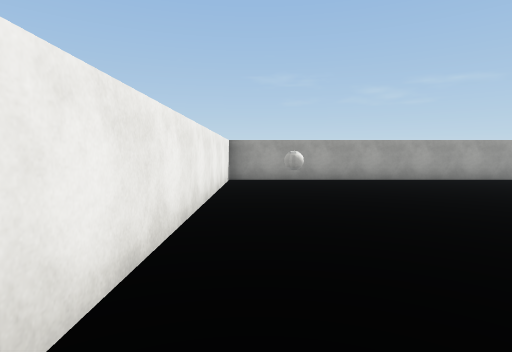
view 1 (above)

18 first-person views from a walk through a Unity game level. The camera is 1.5 m above the floor, tilts 4° down and sees 80° across. The floor is counted in squares, 2 m on a side. Each view is taken from the middle of a square. On the plan, view 1 faces up. The plan holds only what a view shows up to about 10 squares ahead; the rest is blank. The place goes on beyond the plan. The player character is not drawn. Surface patterns are stand-ins for the level's own textures.

view 2
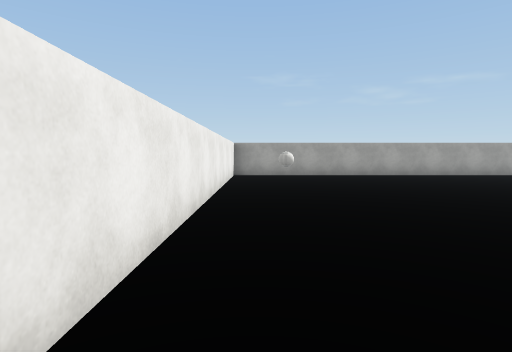

view 3
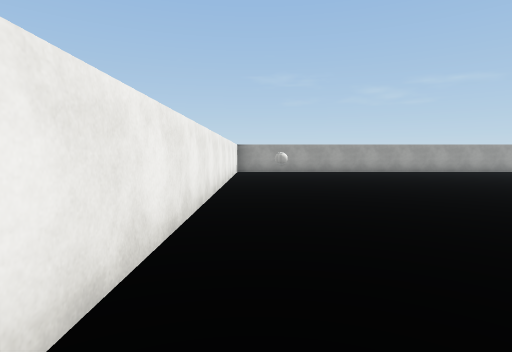

view 4
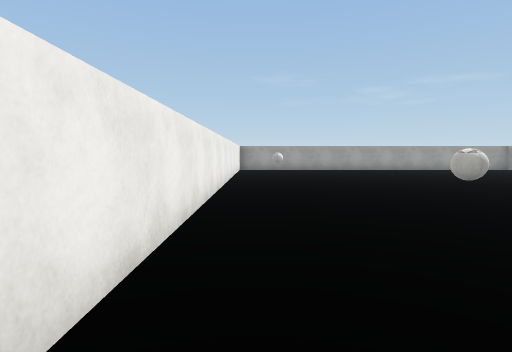

view 5
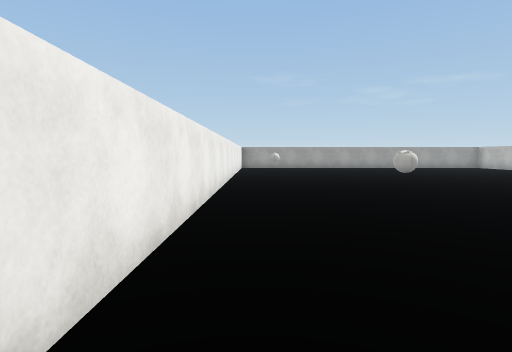

view 6
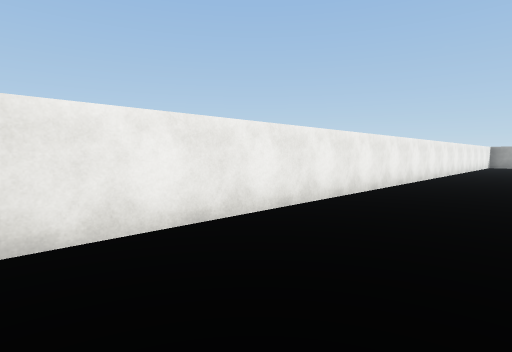

view 7
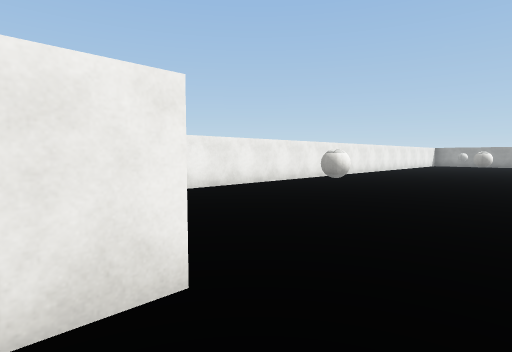

view 8
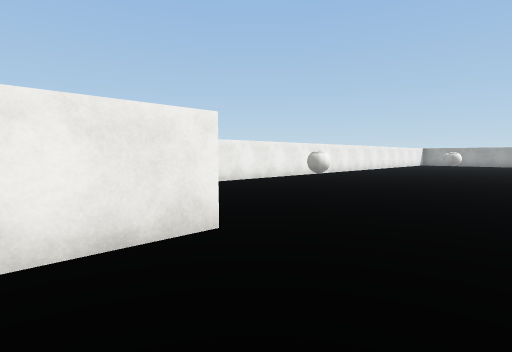

view 9
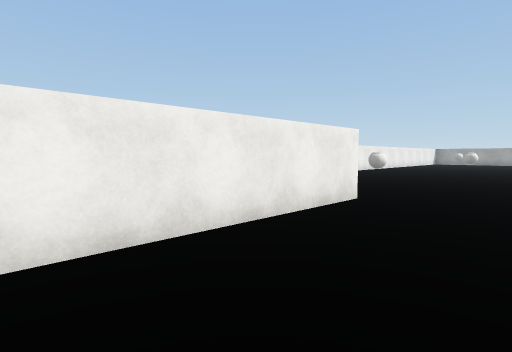

view 10
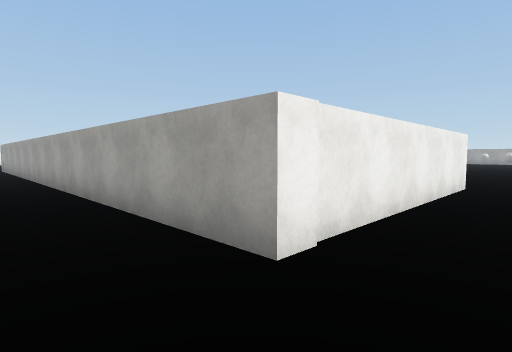

view 11
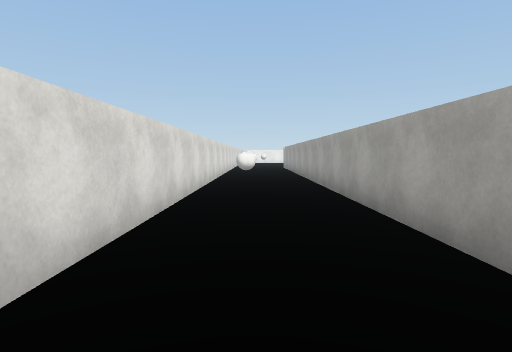

view 12
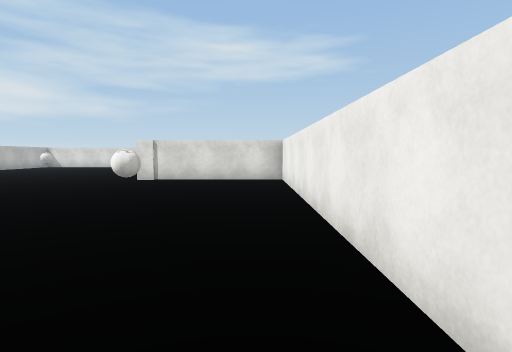

view 13
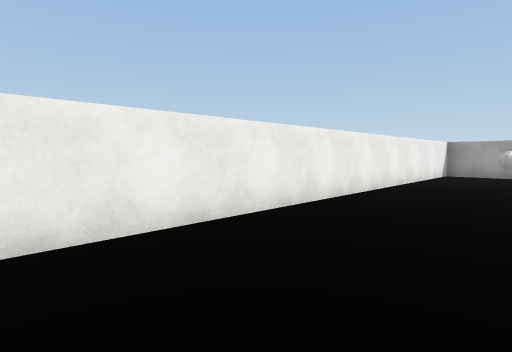

view 14
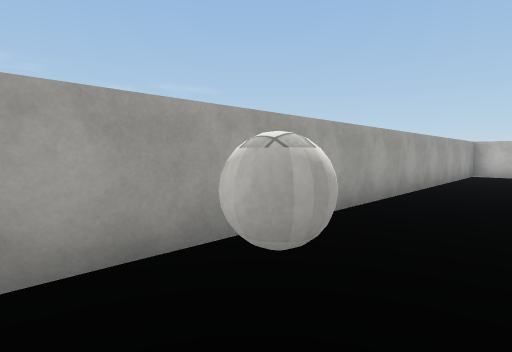

view 15
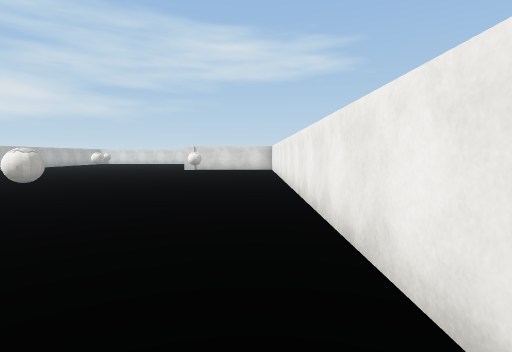

view 16
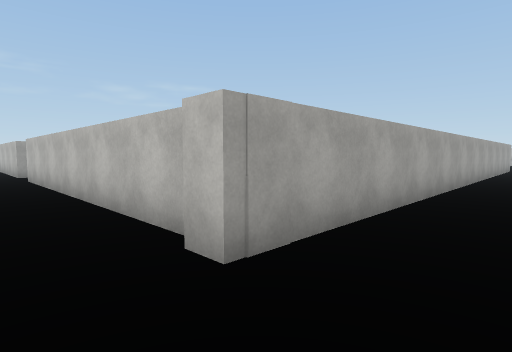

view 17
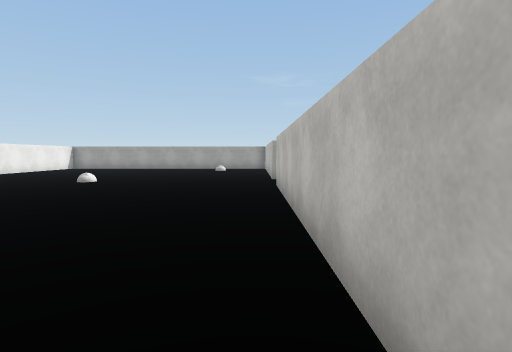

view 18
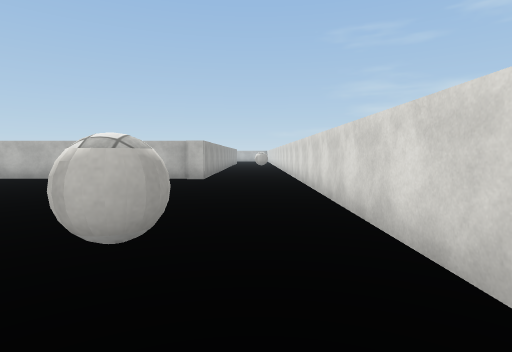

### Floor plan
Points are (right, up) in squares from view 1. A wall is a line through its corners. A room is listed if a view was taken in it or the views show most of it. See-through windows are left out.
Room 1 (views 1, 2, 3, 4, 5, 6, 7, 8, 9, 10, 11, 12, 13, 14, 15)
walls: (12.5, 8) (12.5, 8.8); (12.1, 9.1) (-0.8, 9.1) (-0.8, -12.1) (3.6, -12.1) (3.6, -18.4)
objects: ball (1, 8); ball (2, -8); ball (3, -1)
Room 2 (views 16, 17, 18)
walls: (-12.5, -17.9) (-12.5, -9.5); (-12.5, -7.7) (-12.5, -7); (-20.6, -21.2) (-11.9, -21.2); (-4.9, -21.2) (3.6, -21.2); (3.6, -18.4) (-12.7, -18.4) (-12.7, -17.9)
objects: ball (-3, -20)

Positions as (right, up) in squares from view 1, and headings:
1: (0, 0), facing up
2: (0, -2), facing up
3: (0, -4), facing up
4: (0, -6), facing up
5: (0, -8), facing up
6: (2, -12), facing up-left
7: (5, -13), facing up-left
8: (6, -14), facing up-left
9: (6, -17), facing up-left
10: (5, -20), facing up-left
11: (5, -20), facing left
12: (0, -3), facing down
13: (2, -3), facing up-left
14: (0, 7), facing up-right
15: (0, 3), facing down
16: (-14, -20), facing up-right
17: (-13, -17), facing up
18: (-22, -20), facing right
